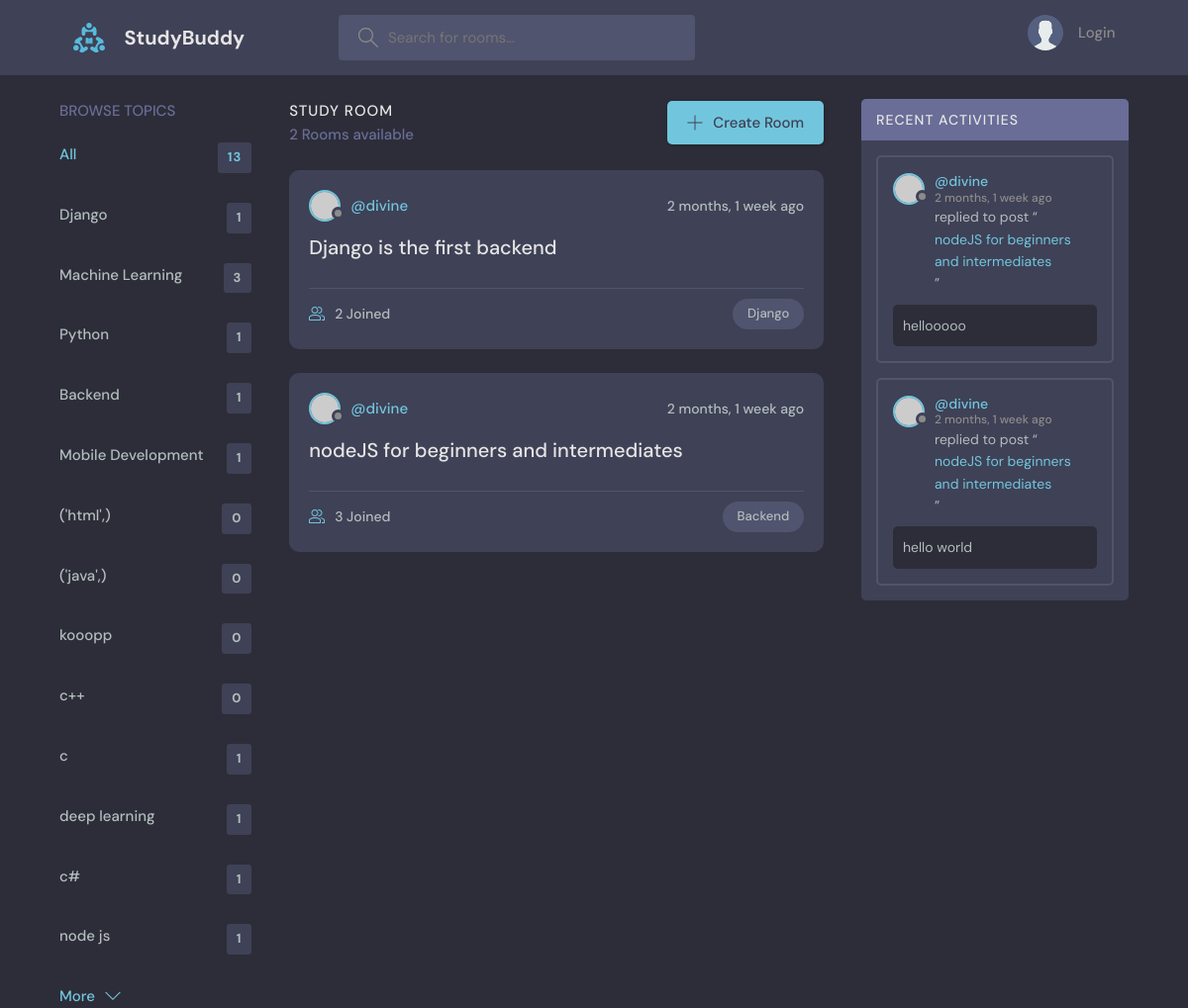
/?q=Backend, run on the app's committed database.
### base/models.py (models this page shows, shortened)
class Topic(models.Model):
    name = models.CharField(max_length=200)

class Room(models.Model):
    host = models.ForeignKey(User, on_delete=models.SET_NULL, null=True)
    topic =models.ForeignKey(Topic, on_delete=models.SET_NULL, null=True)
    name = models.CharField(max_length=150)
    members = models.ManyToManyField(User, related_name='members', blank=True)
    description = models.TextField(null=True, blank=True)
    update = models.DateTimeField(auto_now=True)
    created = models.DateTimeField(auto_now_add=True)
    class Meta:
        ordering = ['-update','-created']
    def __str__(self):
        return self.name

class Message(models.Model):
    user = models.ForeignKey(User, on_delete=models.CASCADE)
    room = models.ForeignKey(Room, on_delete=models.CASCADE)
    body = models.TextField()
    update = models.DateTimeField(auto_now=True)
    created = models.DateTimeField(auto_now_add=True)
    class Meta:
        ordering = ['-update','-created']
    def __str__(self):
        return self.body[0:50]

### base/views.py (the view)
# urls.py: path('', views.home, name='home'),
def home(request):
    q = request.GET.get('q') if request.GET.get('q') != None else ''
    rooms = Room.objects.filter(
        Q(topic__name__icontains=q) |
        Q(name__icontains=q) |
        Q(description__icontains=q)
        )
    conversations =  Message.objects.filter(Q(room__topic__name__icontains=q))
    room_count = rooms.count()
    topics = Topic.objects.all()
    context =  {'rooms': rooms, 'topics': topics, 'room_count':room_count, 'conversations': conversations}
    return render(request, 'base/home.html', context)

### base/templates/base/home.html (shortened to what this page needs)
    {% extends 'main.html' %}
    {% block content %}
    <main class="layout layout--3">
      <div class="container">
        {% include 'base/topics_component.html' %}
        <div class="roomList">
          <div class="roomList__header">
            <div>
              <h2>Study Room</h2>
              <p>{{room_count}} Rooms available</p>
            </div>
            <a class="btn btn--main" href="{% url 'create-room' %}">
              <svg version="1.1" xmlns="http://www.w3.org/2000/svg" width="32" height="32" viewBox="0 0 32 32">
                <title>add</title>
                <path
                  d="M16.943 0.943h-1.885v14.115h-14.115v1.885h14.115v14.115h1.885v-14.115h14.115v-1.885h-14.115v-14.115z"
                ></path>
              </svg>
              Create Room
            </a>
          </div>
            {% include 'base/feed_component.html' %}
        </div>
        <div class="activities">
          <div class="activities__header">
            <h2>Recent Activities</h2>
          </div>
          {% include 'base/activity_components.html' %}
        </div>
      </div>
    </main>
{% endblock content %}

### base/templates/base/topics_component.html
<div class="topics">
          <div class="topics__header">
            <h2>Browse Topics</h2>
          </div>
          <ul class="topics__list">
            <li>
              <a href="{% url 'home' %}" class="active">All <span>{{topics.count}}</span></a>
            </li>
            {% for topic in topics %}
            <li>
              <a href="{% url 'home' %}?q={{topic.name}}">{{topic.name}} <span>{{topic.room_set.all.count}}</span></a>
            </li>
            {% endfor %}
          </ul>
          <a class="btn btn--link" href="topics.html">
            More
            <svg version="1.1" xmlns="http://www.w3.org/2000/svg" width="32" height="32" viewBox="0 0 32 32">
              <title>chevron-down</title>
              <path d="M16 21l-13-13h-3l16 16 16-16h-3l-13 13z"></path>
            </svg>
          </a>
        </div>

### base/templates/base/feed_component.html (shortened to what this page needs)
            {% for room in rooms %}
          <div class="roomListRoom">
            <div class="roomListRoom__header">
              <a href="{% url 'user-profile' room.host.id %}" class="roomListRoom__author">
                <div class="avatar avatar--small">
                  <img src="https://randomuser.me/api/portraits/women/11.jpg" />
                </div>
                <span>@{{room.host.username}}</span>
              </a>
              <div class="roomListRoom__actions">
                <span>{{room.created|timesince}} ago</span>
              </div>
            </div>
            <div class="roomListRoom__content">
              <a href="{% url 'room' room.id %}">{{room.name}}</a>
            </div>
            <div class="roomListRoom__meta">
              <a href="{% url 'room' room.id %}" class="roomListRoom__joined">
                {{room.members.count}} Joined
              </a>
              <p class="roomListRoom__topic">{{room.topic.name}}</p>
            </div>
          </div>
    {% endfor %}

### base/templates/base/activity_components.html (shortened to what this page needs)
{% for conversation in conversations %}
    <div class="activities__box">
            <div class="activities__boxHeader roomListRoom__header">
              <a href="{% url 'user-profile' conversation.user.id %}" class="roomListRoom__author">
                <div class="avatar avatar--small">
                  <img src="https://randomuser.me/api/portraits/women/11.jpg" />
                </div>
                <p>
                  @{{conversation.user}}
                  <span>{{conversation.created|timesince}} ago</span>
                </p>
              </a>
            </div>
            <div class="activities__boxContent">
              <p>replied to post “<a href="{% url 'room' conversation.room.id %}">{{conversation.room}}</a>”</p>
              <div class="activities__boxRoomContent">
               {{conversation}}
              </div>
            </div>
          </div>
{% endfor %}

### data on the page
Topic: name "Django", room_set.all.count "1"
Topic: name "Machine Learning", room_set.all.count "3"
Topic: name "Python", room_set.all.count "1"
Topic: name "Backend", room_set.all.count "1"
Topic: name "Mobile Development", room_set.all.count "1"
Topic: name "('html',)", room_set.all.count "0"
Topic: name "('java',)", room_set.all.count "0"
Topic: name "kooopp", room_set.all.count "0"
Topic: name "c++", room_set.all.count "0"
Topic: name "c", room_set.all.count "1"
Topic: name "deep learning", room_set.all.count "1"
Topic: name "c#", room_set.all.count "1"
Topic: name "node js", room_set.all.count "1"
Room: host.username "divine", created "2 months, 1 week", name "Django is the first backend", members.count "2", topic.name "Django"
Room: host.username "divine", created "2 months, 1 week", name "nodeJS for beginners and intermediates", members.count "3", topic.name "Backend"
Message: user "divine", created "2 months, 1 week", room "nodeJS for beginners and intermediates", body "hellooooo"
Message: user "divine", created "2 months, 1 week", room "nodeJS for beginners and intermediates", body "hello world"

### other printed values
{{ topics.count }} "13"
{{ room_count }} "2"
